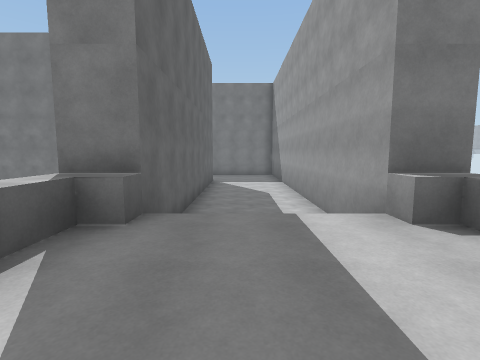
View 1 (above)

20 first-person views from a walk through a scene from a Unity 3-D project. The camera is 1.5 m above the floor, tilts 6° down and sees 85° across. The floor is counted in squares, 2 m on a side. Each view is taken from the middle of a square. On the plan, view 1 faces up. The plan holds only what a view shows up to about 9 squares ahead; the rest is blank. The place goes on beyond the plan.

View 2
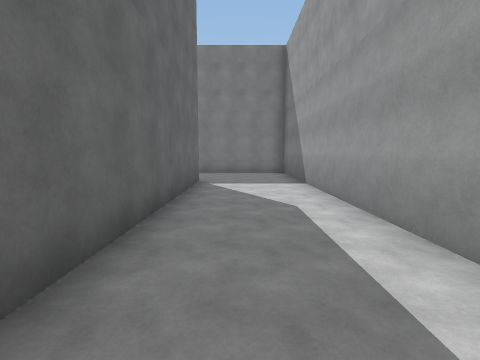

View 3
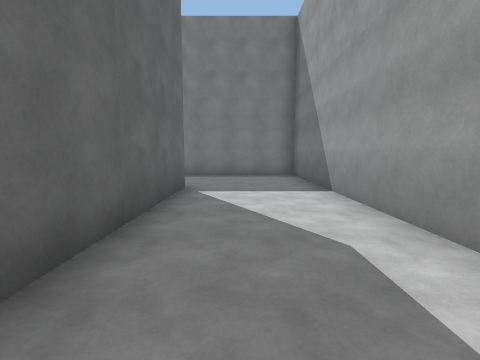

View 4
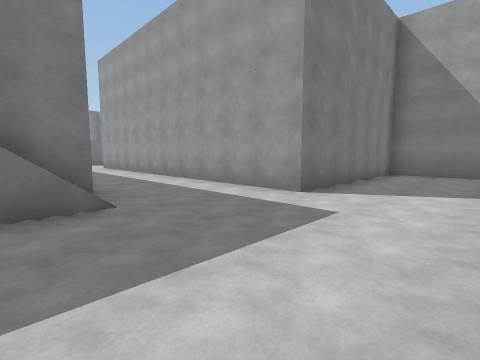

View 5
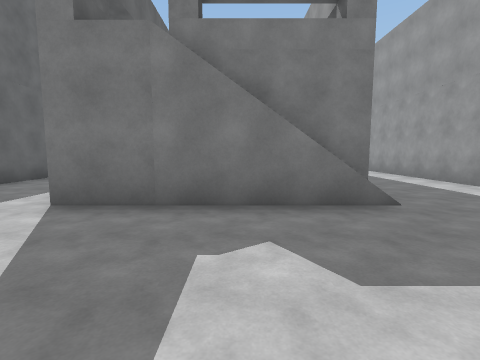

View 6
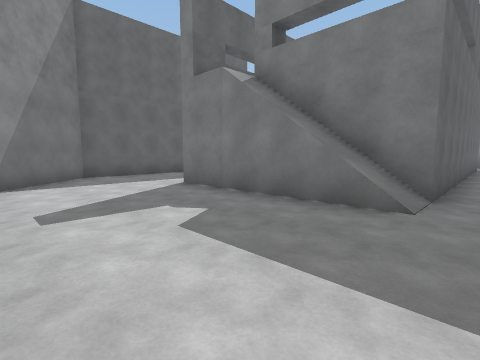

View 7
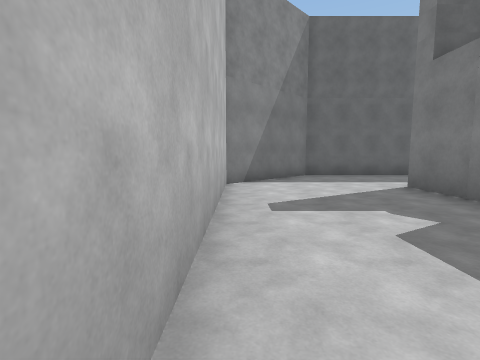

View 8
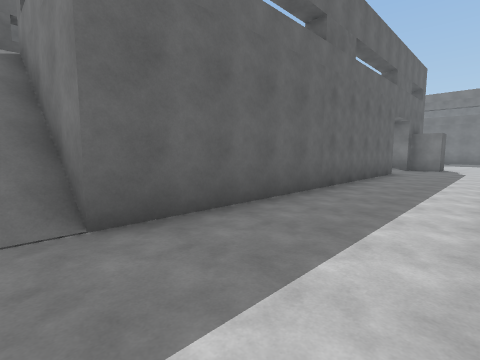

View 9
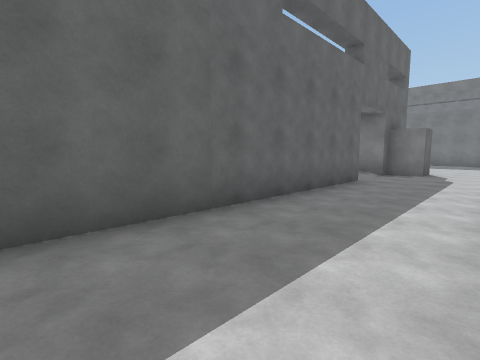

View 10
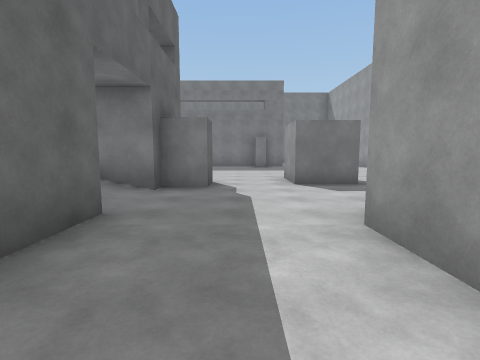

View 11
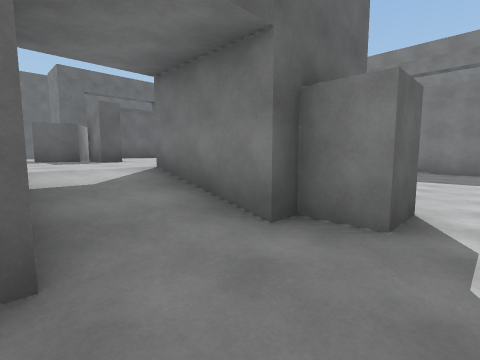

View 12
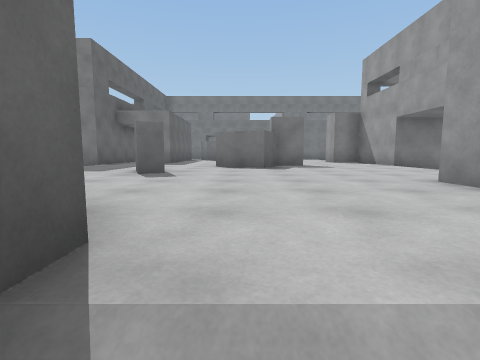

View 13
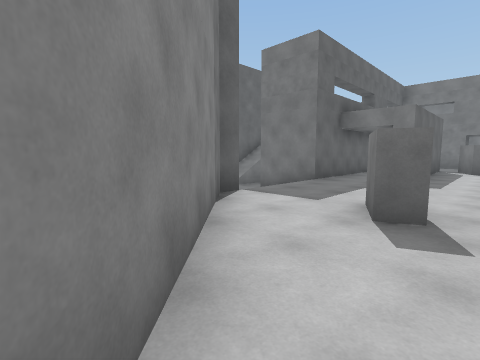

View 14
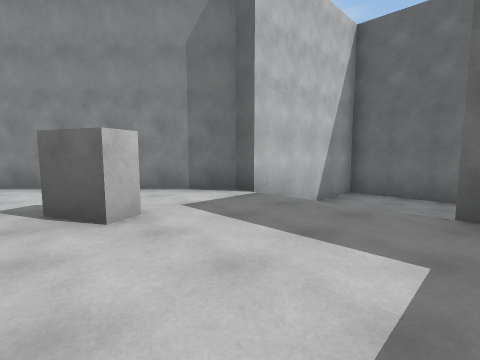

View 15
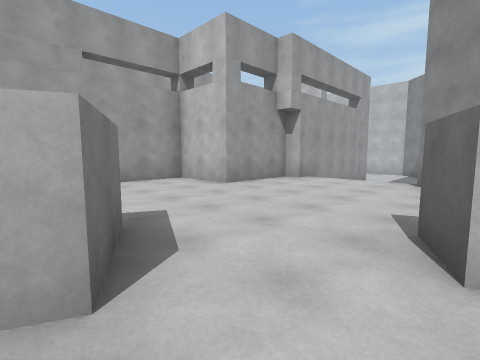

View 16
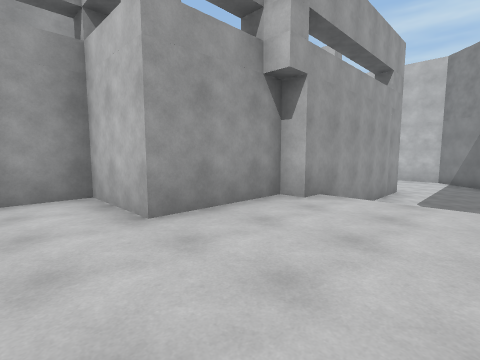

View 17
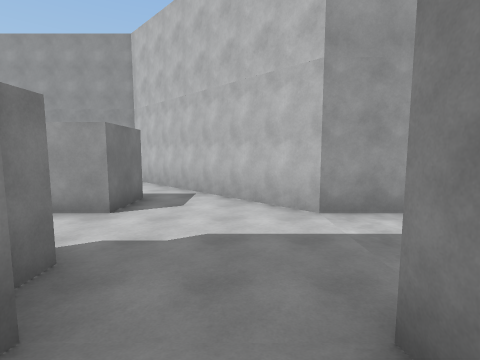

View 18
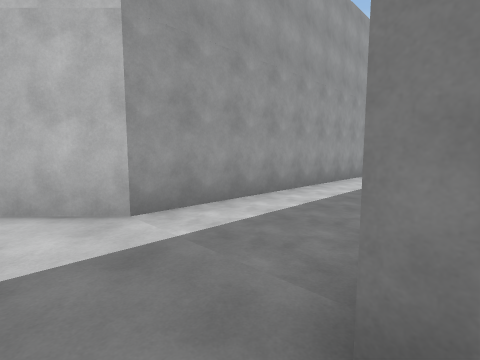

View 19
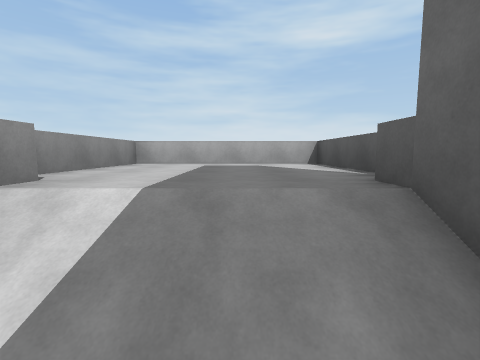

View 20
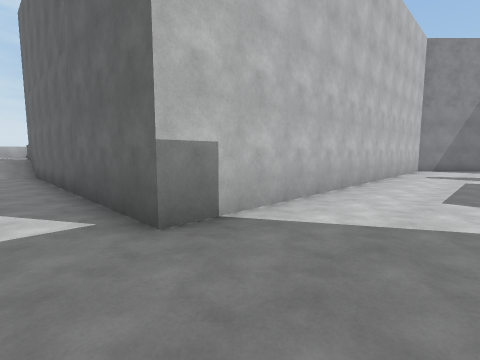

### Floor plan
Key: @ floor where view 1 was taken; # wall or solid block; x gap in a wall; . main floor; : floor 1 m higher than the main floor; / step, stairs or slope; = window, fence, low wall or low ledge; ^ raised ledge.
Columns run from 24 left of view 1 to 3 right of it. Each row starts with its distance up from view 1.
 29     ##::::  :::####.....#
 28 #... /::::##:::///.....##
 27 #... /:::::::::///....##
 26 #...//::#:::::: /#...##
 25 ######:::::::::# #...#
 24      ##::::::::# #...#
 23       ##:::::### #...#
 22        ##::::#   #...#
 21         ##:::#   #...#
 20          #/ /=   #...#
 19          #.  =   #...#
 18          #...=   #...#
 17          #...#x###...#
 16          #...#////...#
 15          #...........######
 14          #................#
 13          ##...............#
 12           ##..............#
 11            ############...#
 10                 ###   #...#
  9                 ###   #...#
  8                       #...#
  7                       #...#
  6                       #...#
  5                       #...#
  4                       #///#
  3                       #:::#^
  2                       ^::::^
  1                       ^::::^
  0                       ^:@::^
 -1                       ^^^^^

Where each view was taken, in squares from view 1:
view 1: 0 up, 0 right, facing up
view 2: 4 up, 0 right, facing up
view 3: 6 up, 0 right, facing up
view 4: 12 up, 8 left, facing up-right
view 5: 12 up, 9 left, facing up
view 6: 12 up, 6 left, facing up-left
view 7: 12 up, 6 left, facing left
view 8: 16 up, 4 left, facing up-left
view 9: 19 up, 4 left, facing up-left
view 10: 23 up, 5 left, facing up
view 11: 26 up, 5 left, facing up-left
view 12: 20 up, 14 left, facing up
view 13: 22 up, 15 left, facing up-left
view 14: 29 up, 15 left, facing down-left
view 15: 28 up, 16 left, facing down-right
view 16: 25 up, 14 left, facing down-right
view 17: 27 up, 8 left, facing right
view 18: 27 up, 7 left, facing down-right
view 19: 5 up, 0 right, facing down
view 20: 14 up, 0 right, facing down-left
